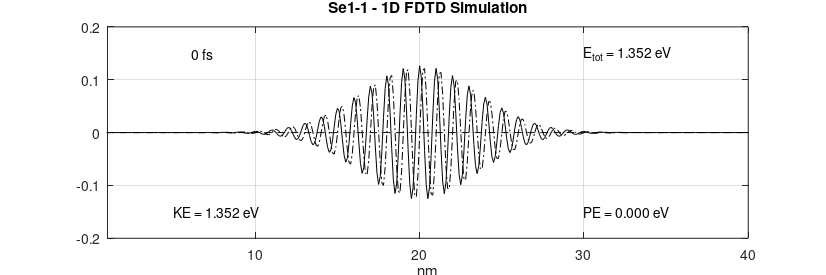
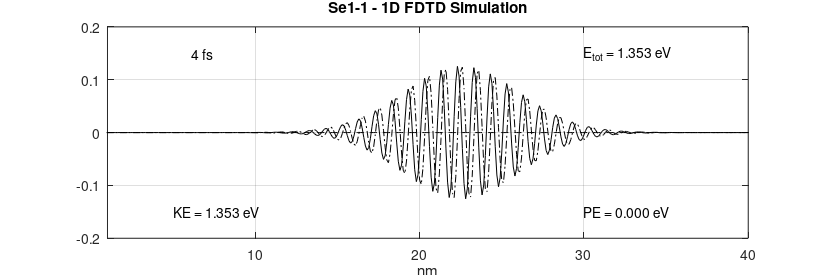
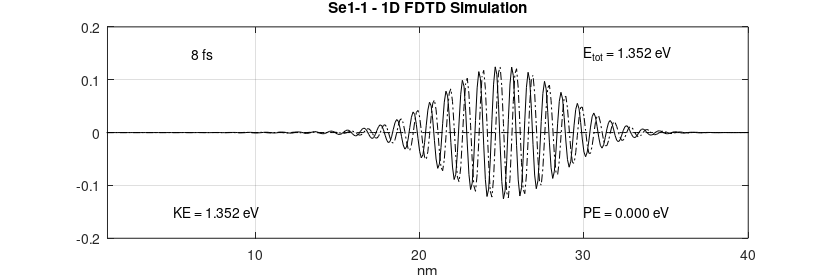

The MATLAB script that drew these images, in order:
%% 1D FDTD simulation of psi

%% cleanup environment
clear all;
close all;

%% general definitions and constants
h 			  = 6.626e-34;		  % [J*s]	Plank's constant
hbar		  = h/(2*pi);			  % [J*s]	reduced Plank's constant
m0			  = 9.1e-31;			  % [kg] 	free space mas of an electron

meff_Si   = 1.08;			      % effective mass of Si
meff_Ge		= 0.067;			    % effective mass of Ge
meff_GaAs = 0.55;				    % effective mass of GaAs

meff		  = meff_Si;			  % [?] 	effective mass
melec		  = meff*m0;			  % [?]	mass of an electron
ecoul		  = 1.6e-19;			  % [C]	charge of an electron
epsz		  = 8.85e-9;			  % [A*s/V/m]	dielectric of free space
eV2J		  = 1.6e-19;			  % [-]	energy conversion factor (eV to J)
J2eV		  = 1/eV2J;			    % [-]	energy conversion factor (J to eV)

%% simulation parameters
NN 			  = 400;				    % [-]	number of points in the problem space
del_x		  = .1e-9;			    % [?]	cell size
dt			  = 2e-17;			    % [s]	time steps
ra			  = (0.5*hbar/melec)*(dt/del_x^2);	% <-- must be < 0.15
DX			  = del_x*1e9;		  % [_]	cell size in nm
XX			  = (DX:DX:DX*NN);  % [-]	length in nm for plotting

%% specification of the potential
V			    = zeros(1,NN);	% init potential vector

%% potential definitions

% constant barrier band in center
for n = NN/2:NN/2+50
%	V(n) = .15*eV2J;
end

% semiconductor condution band 
for n = 1 : NN/2
%	V(n) = .1*eV2J;
end

for n = NN/2+1 : NN
%	V(n) = .2*eV2J;
end

% electric field
for n = 1 : NN
%	V(n) = -(0.2/400)*(n-400)*eV2J;
end

%% initialize a sine wave in a gaussian envelope

lambda	= 10;			% pulse wavelength
sigma		= 50;			% pulse width
nc			= 200;			% starting position
prl			= zeros(1,NN);	% real part of the state variable
pim			= zeros(1,NN);	% imaginary part of the state variable
ptot		= 0.;			% ?

for n=2:NN-1
    prl(n)  = exp(-1.*((n-nc)/sigma)^2)*cos(2*pi*(n-nc)/lambda);
	  pim(n)  = exp(-1.*((n-nc)/sigma)^2)*sin(2*pi*(n-nc)/lambda);
	  ptot	  = ptot + prl(n)^2 + pim(n)^2;
end

pnorm = sqrt(ptot);			% normalization constant

% normalize and check
ptot = 0.;

for n=1:NN
    prl(n)	= prl(n)/pnorm;
    pim(n)	= pim(n)/pnorm;
    ptot    = ptot + prl(n)^2 + pim(n)^2;
end

fprintf("normalization = %f\n", ptot);	% should have the value 1

T			  = 0;
n_step	= 1;
count   = 0;    
nos     = 200;  % number of timestepts between plots (equidistant)
nop     = 3;    % number of plots to be made

while nop > count
    %n_step = input("How many time steps -->");

	  % this is the core FDTD program
	  for m=1:n_step
		    T = T+1;
	
        for n=2:NN-1
            prl(n) = prl(n) - ra*(pim(n-1) -2*pim(n) + pim(n+1)) ...
              + (dt/hbar)*V(n)*pim(n);
        end
        
        for n=2:NN-1
            pim(n) = pim(n) + ra*(prl(n-1) -2*prl(n) + prl(n+1)) ...
              - (dt/hbar)*V(n)*prl(n);
        end
	  end
	
    % calculate the expected values
    PE	= 0.;	% potential energy
    
    for n=1:NN
        psi(n) = prl(n) + i*pim(n);
        PE = PE + psi(n)*psi(n)'*V(n);
    end

    fprintf("normalization = %f\n", psi*psi');

    PE = PE*J2eV;	% potential energy

    ke = 0. + j*0.;
    
    for n=2:NN-1
        lap_p = psi(n+1) - 2*psi(n) + psi(n-1);
        ke = ke + lap_p*psi(n)';
    end

    KE = -J2eV*((hbar/del_x)^2/(2*melec))*real(ke);	% kinetic energy

    % plot results
    figure(count+1);
    plot(XX, prl, "k");
    hold on;
    plot(XX, pim, "-.k");
    plot(XX, J2eV*V, "--k");
    hold off;
    
    axis([1 DX*NN -.2 .2] );
    
    % insert plot annotations
    text( 5,  .15, sprintf("%7.0f fs",           T*dt*1e15)); % show time in plot
    text( 5, -.15, sprintf("KE = %5.3f eV",      KE));        % show KE in plot
    text(30, -.15, sprintf("PE = %5.3f eV",      PE));        % show PE in plot
    text(30,  .15, sprintf("E_t_o_t = %5.3f eV", KE+PE));     % show Etot in plot
    
    xlabel("nm");
    
    set(gca, "fontsize", 10);
    title("Se1-1 - 1D FDTD Simulation");
    grid on;
    
    fig = gcf();
    set(fig, "PaperUnits", "centimeters");
    x_width = 21;
    y_width = 7;
    set(fig, "PaperPosition", [0 0 x_width y_width]);
    print(fig, strcat("ex_2_5_", num2str(count), ".png"), "-dpng");
    
    count++;
    n_step = nos;
end